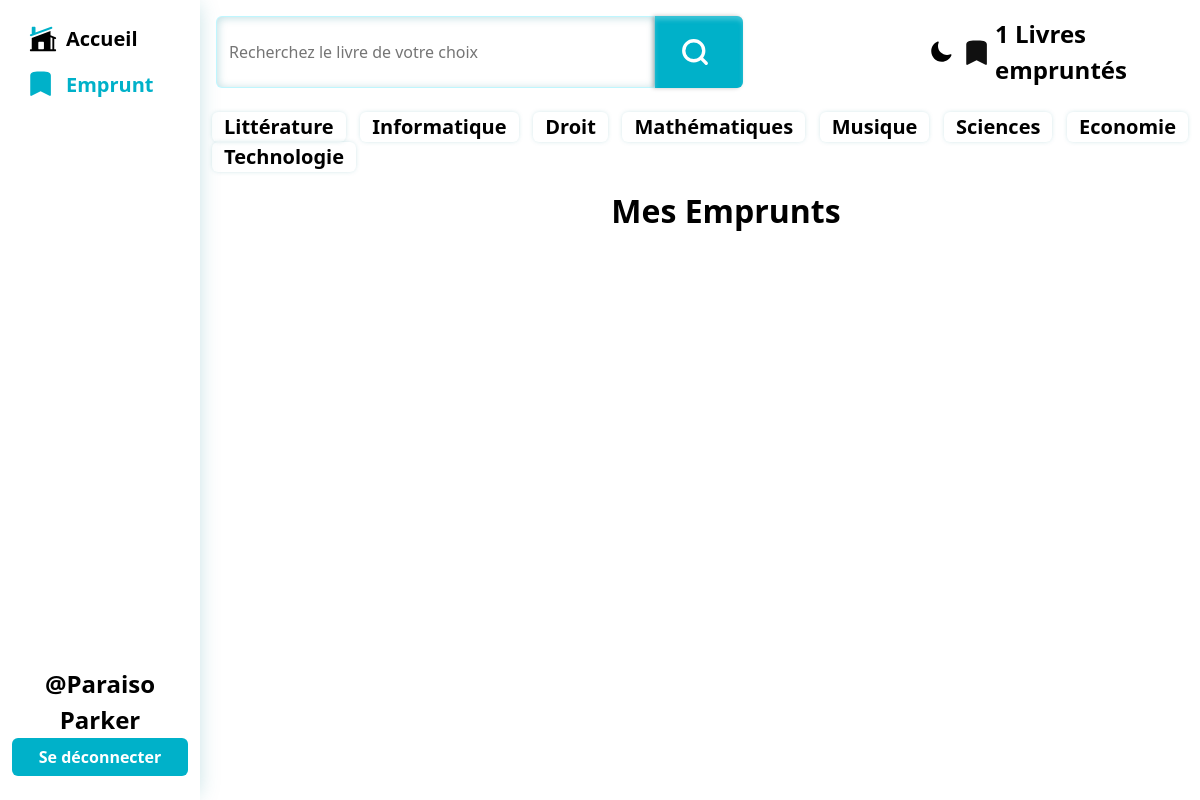
Page /pages/emprunt.php (signed in) on the committed database.
### tables this page shows
CREATE TABLE `utilisateurs` (
  `id_utilisateur` int(255) NOT NULL,
  `Nom` varchar(255) NOT NULL,
  `Prenom` varchar(255) NOT NULL,
  `Email` varchar(255) NOT NULL,
  `Mot_de_passe` varchar(255) NOT NULL,
  `Nb_D'emprunt` int(3) NOT NULL
);

CREATE TABLE `domaines` (
  `id_domaine` int(255) NOT NULL,
  `nom_domaine` varchar(255) NOT NULL
);

### includes/usersidebar.php (the view, shortened to what this page needs)
<?php
$current_page = basename($_SERVER['PHP_SELF']);
include('../includes/connexion_bdd.php');
if (isset($_SESSION['Email'])) {
    $user = $_SESSION["Email"];
    $sql = "SELECT * FROM utilisateurs WHERE Email='$user'";
    $result = mysqli_query($connexion, $sql);
    $compte = mysqli_fetch_assoc($result);
}
?>
<div class="col-2 d-flex flex-column fw-bold" style="font-size: 20px; height: 100vh; box-shadow: 3px 0px 20px -5px rgba(0, 122, 138, 0.25);">
    <nav class="nav flex-column mb-auto mt-3">
        <a style="color:<?php echo ($current_page === 'home.php') ? '#00B1C9' : 'var(--text-color)'; ?>; " class="nav-link d-flex align-items-center" href="home.php"><img class="me-2" style="width:30px; height:30px;" src="<?php echo ($current_page === 'home.php') ? '../assets/icons/acceuilblue.svg' : '../assets/icons/acceuil.svg'; ?>" alt="">Accueil</a>
        <?php
        if (isset($_SESSION['Email'])) {
            echo '<a style="color:' . (($current_page === 'emprunt.php') ? '#00B1C9' : 'var(--text-color)') . ';" class="nav-link d-flex align-items-center" href="emprunt.php"><img class="me-2" style="width:30px; height:30px;" src="' . (($current_page === 'emprunt.php') ? '../assets/icons/bookmarkblue2.svg' : '../assets/icons/bookmark2.svg') . '" alt="">Emprunt</a>';
        }
        ?>
    </nav>
    <div class="row justify-content-center mb-4">
        <div class="text-center row" style="font-size: 24px;">
            <?php
            if (isset($_SESSION['Email']) && $compte !== null) {
                echo '@' . $compte['Nom'] . ' ' . $compte['Prenom'];
                echo '<a href="?action=logout" class="btn text-white fw-bold" id="modifier-button">Se déconnecter</a>';
            } else {
                echo '<a href="../pages/login.php" class="btn text-white fw-bold m-1 w-auto" id="modifier-button">Connexion</a>';
                echo '<a href="../pages/signup.php" class="btn text-white fw-bold m-1 w-auto" id="modifier-button">Inscription</a>';
            }
            ?>
        </div>
    </div>
</div>

### includes/header.php
<?php
include('connexion_bdd.php');
$req = 'SELECT * FROM domaines';
$res = mysqli_query($connexion, $req);
?>
<div class="col-12  m-0  row  " style="">
    <div class="container-fluid">
        <div class="row justify-content-between p-3">
            <div class="col-7  row rounded-2 p-0" style="">
                <form action="" method="GET"  class=" row">
                <input class="col-10 rounded-start-2 " type="text m-0 " name="query" placeholder="Recherchez le livre de votre choix" style=" border:1px solid rgba(0, 219, 249, 0.25); outline: none; box-shadow: 1px 1px 9px 0px rgba(0, 122, 138, 0.25) inset;" placeholder="Livre.. ">
                <button type="submit" class="col-2 rounded-end-2 btn-primary " style="border:none; background: #00B1C9;box-shadow: -2px 0px 4px 0px rgba(0, 0, 0, 0.25), 0px 4px 4px 0px rgba(235, 253, 255, 0.25) inset;"><img class="me-2 " style="" src="../assets/icons/search2.svg" alt=""></button>
            </form>
            </div>
            <div class="col-4  row justify-content-between ">
                <button id="toggle" onclick=toggleDarkMode() class="col-auto ms-5 p-0 d-flex justify-content-center align-items-center bg-transparent border-0">
                <img class="img" id="moon" src="../assets/icons/moon.svg" >
                </button>
                <?php
                if (isset($_SESSION['Email'])) {
                    echo '<div class="col-9 d-flex align-items-center fw-bold " style="font-size: 24px;">';
                    echo '<img id="bookmark" class="img pe-2" src="../assets/icons/bookmark2.svg" >' . $compte['Nb_D\'emprunt'] . ' Livres empruntés';
                    echo '</div>';
                }
                ?>
            </div>
        </div>
    </div>
</div>
<div class="col-12 ">
    <div class="container-fluid">
        <div class="row justify-content-between my-2" style="height: 35px; font-size: 20px;">
        <?php
        while ($domaine = mysqli_fetch_assoc($res)) {
            echo '<div class="col-auto  fw-bold" style=" border-radius:6px; box-shadow:var(--cube-shadow); " id="domainBox"><a href="#'. $domaine['nom_domaine'] .'" style="text-decoration:none; margin:50px width: 200px;" id="domainLink">'. $domaine['nom_domaine'] .'</a></div>';
        }?>
        </div>
    </div>
</div>

### css/styles.css (style rules this page uses)
:root { --background-color: white; --text-color: black; --card-color: white; --cube-shadow: 0px 0px 5px -1px rgba(0, 122, 138, 0.25); --admin-cube-color: white; --admin-cube-shadow: 0px 4px 4px 0px rgba(0, 0, 0, 0.25); --border-bottom: 1px solid #101010; --scroll-bar-track: ; --scroll-bar-thumb: #00B1C9; --hoverAddButton: #00B1C9; --hoverLink: white; --hoverDomain: #00B1C9; }
#modifier-button { background: #00B1C9; color: var(--text-color); transition: 0.3s ease; }
#domainBox a { color: var(--text-color); transition: 0.3s ease; }

### rows in the picture
utilisateurs: Nom "Paraiso", Prenom "Parker", value "1"
domaines: nom_domaine "Littérature"
domaines: nom_domaine "Informatique"
domaines: nom_domaine "Droit"
domaines: nom_domaine "Mathématiques"
domaines: nom_domaine "Musique"
domaines: nom_domaine "Sciences"
domaines: nom_domaine "Economie"
domaines: nom_domaine "Technologie"
